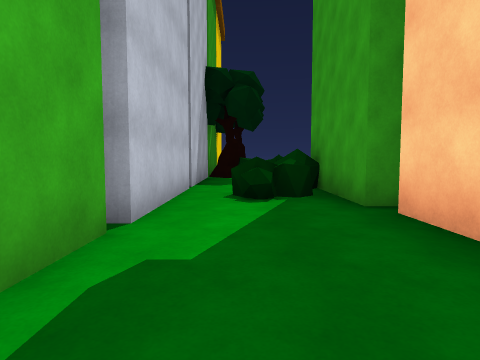
view 1 (above)

19 first-person views from a walk through a 3-D level made in the Unity game engine. The camera is 1.3 m above the floor, tilts 4° down and sees 75° across. The floor is counted in squares, 2 m on a side. Each view is taken from the middle of a square. On the plan, view 1 faces up. The plan holds only what a view shows up to about 10 squares ahead; the rest is blank. The place goes on beyond the plan.

view 2
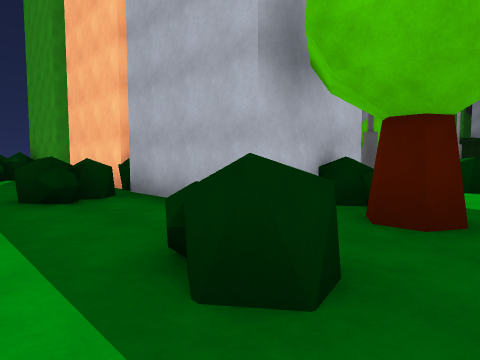

view 3
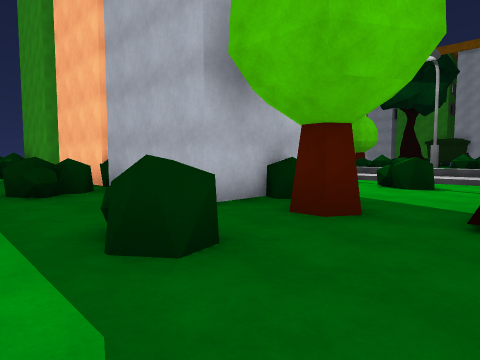

view 4
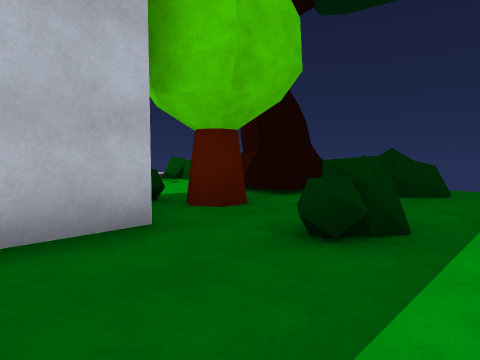

view 5
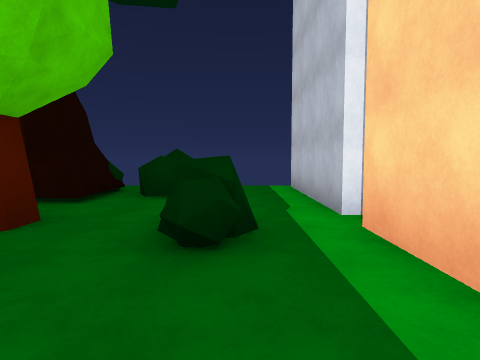

view 6
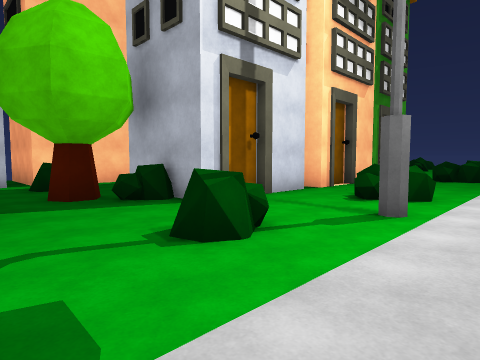

view 7
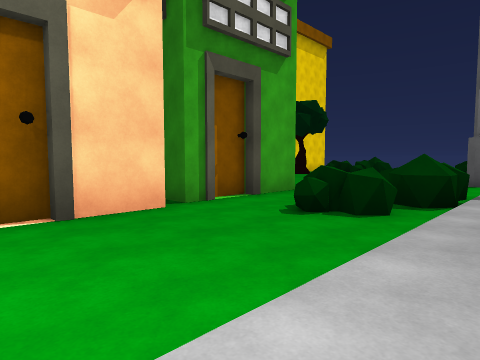

view 8
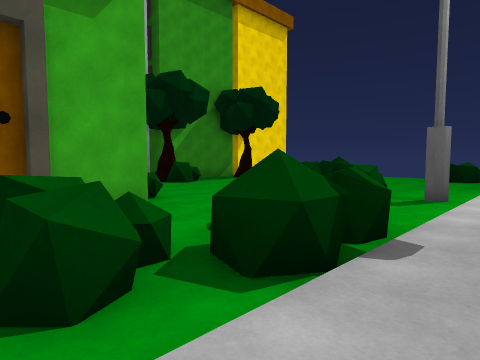

view 9
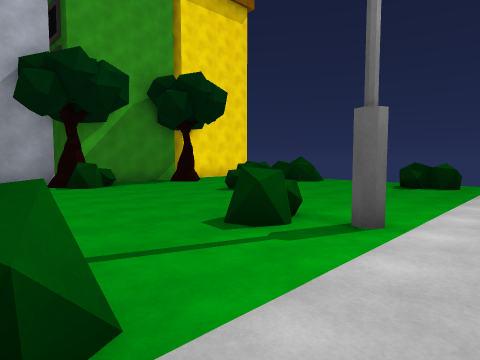

view 10
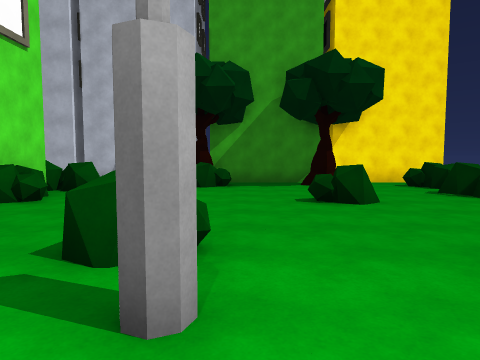

view 11
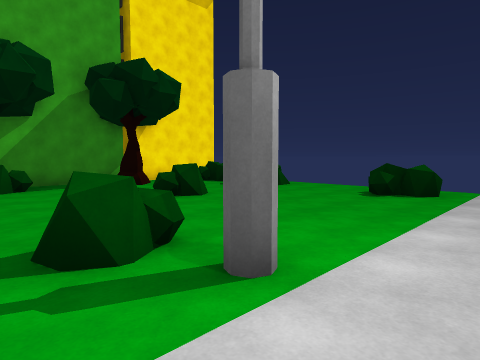

view 12
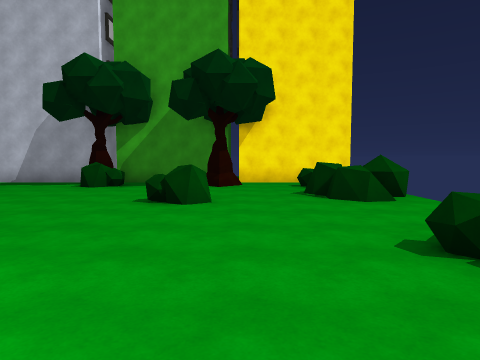

view 13
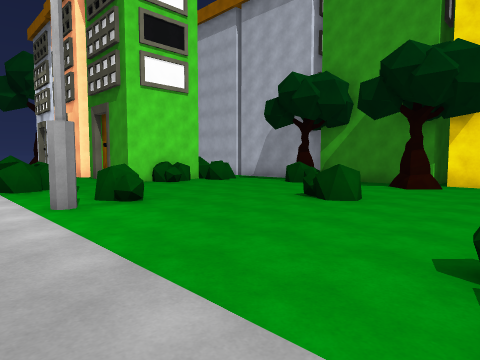

view 14
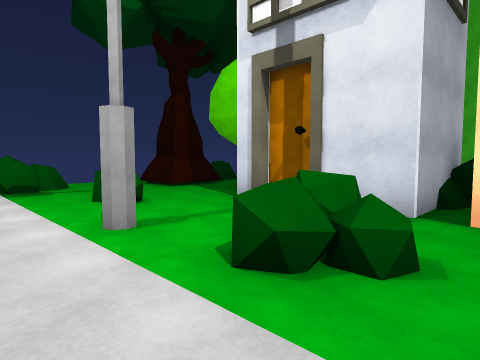

view 15
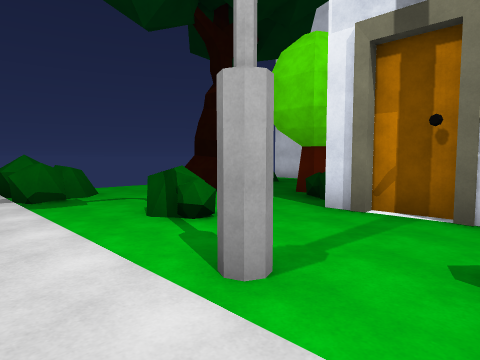

view 16
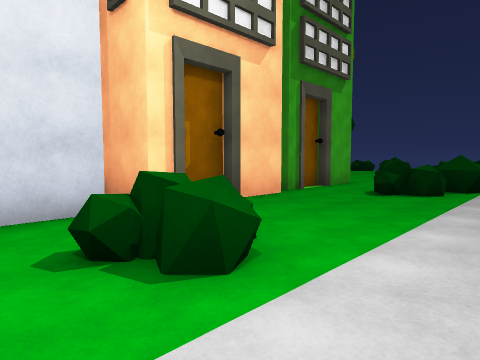

view 17
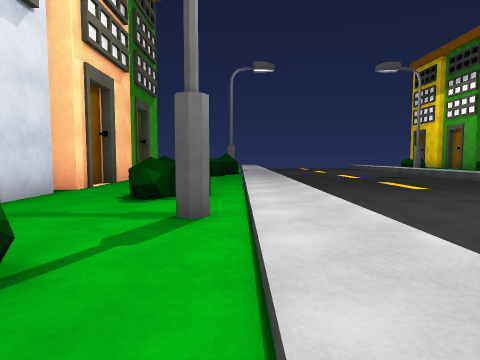

view 18
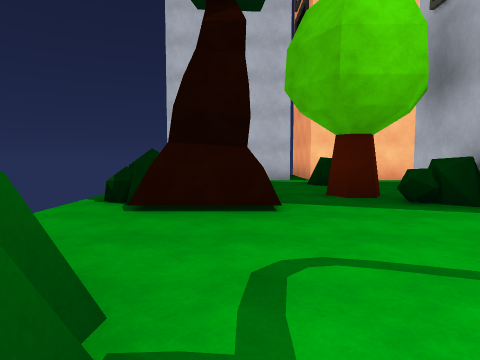

view 19
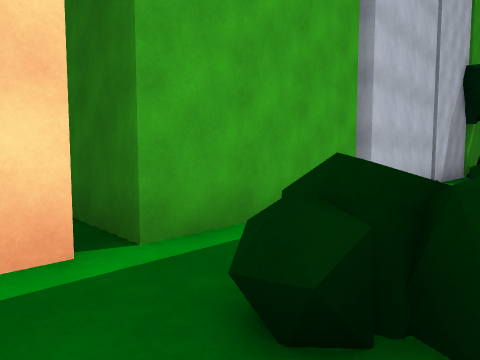

### Floor plan
Key: @ floor where view 1 was taken; # wall or solid block; x gap in a wall; . main floor; : floor 0.25 m higher than the main floor; / step, stairs or slope; = window, fence, low wall or low ledge; ^ raised ledge; v drop or lower ground; O other object.
Columns run from 2 left of view 1 to 10 right of it. Each row starts with its distance up from view 1.
 19     #=
 18     ^=...^.
 17   ^^^^..^^x:
 16 ##.........:
 15 #OO........:
 14 ##O..^.....:
 13  #.........:
 12  #........x:
 11  OO.....^x#:
 10  #.........:
  9  #.........:
  8  #=#.^...=x:
  7  # ^###..^^:
  6  #^^###..^x:
  5  #^.###.=^.:
  4  #... O....:v
  3  ...#  ....:v
  2  ...###....:v
  1  ...###.../:v
  0  .@^##../^/:v
 -1 #.^=###./^/:v
 -2  ...###..//:v
 -3  ...###.../:v
 -4  .=..^..==/:
 -5 #.^.OO..#=/:
 -6  ........./:
 -7  ....OO.../:
 -8  ..#.#O..=^
 -9  ..^.^...^^

Where each view was taken, in squares from view 1:
view 1: 0 up, 0 right, facing up
view 2: 6 down, 1 left, facing up-right
view 3: 7 down, 1 left, facing up-right
view 4: 2 down, 1 left, facing down-right
view 5: 2 down, 0 right, facing down
view 6: 7 down, 9 right, facing up-left
view 7: 1 up, 9 right, facing up-left
view 8: 5 up, 9 right, facing up-left
view 9: 8 up, 9 right, facing up-left
view 10: 12 up, 9 right, facing left
view 11: 10 up, 9 right, facing up-left
view 12: 15 up, 9 right, facing left
view 13: 17 up, 9 right, facing down-left
view 14: 1 up, 9 right, facing down-left
view 15: 1 down, 9 right, facing down-left
view 16: 2 down, 9 right, facing up-left
view 17: 6 down, 8 right, facing up
view 18: 7 down, 8 right, facing left
view 19: 2 down, 1 right, facing up-left
